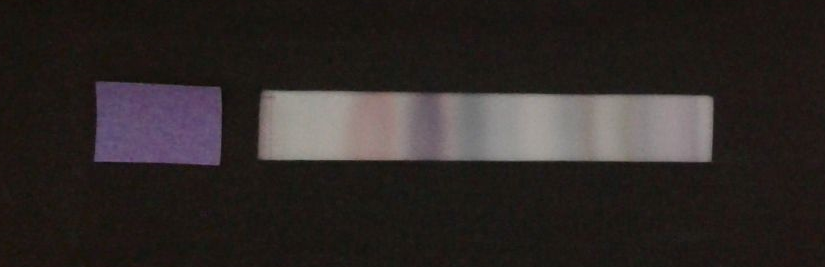
#> input picture sample.png, 825 x 267 px
$ jupyter execute --allow-errors Sample_Extraction.ipynb   (shell and % lines are left out)   (Python 2 division)   (older library calls are emulated)
#> lines starting #> are read from the running program, lines starting #| are printed output that depends on the picture; after the words box and inside, x2 and y2 are one past the last pixel; in counts of white or black regions, pixels touching at a corner belong together
[cell 1]

# This script contains the process of extracting an embedded chemical sample from an Image.
# Chemometric analysis is then performed once the image is successfully extracted.

import cv2
import numpy as np
import pandas as pd
from matplotlib import pyplot as plt

[cell 2]
img        = cv2.imread('sample.png')
#> img is the input picture: shape (267, 825, 3); mean B, G, R 39.1, 40.9, 46.7
orig       = cv2.cvtColor(img, cv2.COLOR_BGR2RGB)
display    = orig.copy()

# Convert to HSV color space
hsv        = cv2.cvtColor(img, cv2.COLOR_BGR2HSV)
#> hsv: shape (267, 825, 3); mean H, S, V 30, 69.3, 47.4
# Get the V channel on the HSV image
value      = cv2.blur(hsv[0:,0:,2],(5,5))
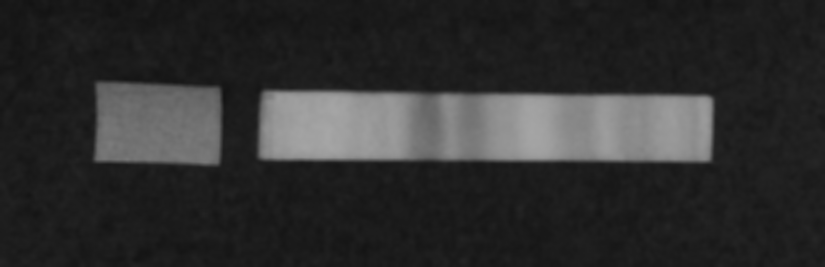
#> value: shape (267, 825); min 19, max 166, mean 47.4
# Threshold the image
ret,thresh = cv2.threshold(value,90,255,0)
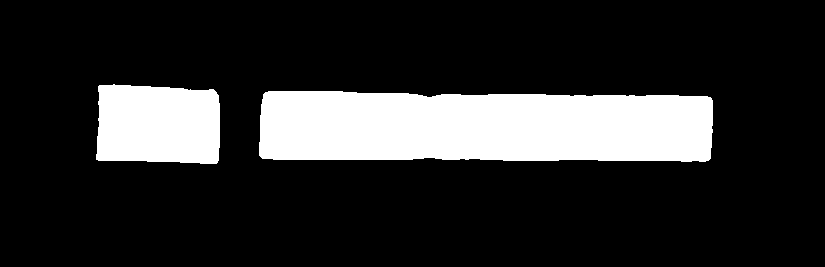
#> thresh: shape (267, 825); 17.7% white; 2 white regions, box (x1, y1, x2, y2) and area: (259, 91, 713, 162) 29955, (96, 84, 220, 164) 9093
# Erode to remove artifacts
erode      =  cv2.erode(thresh,(50,100),iterations = 1)
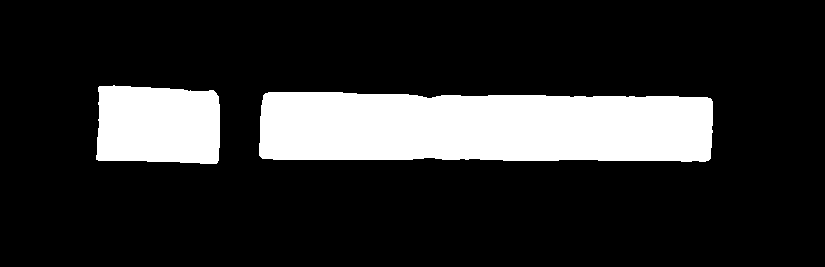
#> erode: shape (267, 825); 17.5% white; 2 white regions

[cell 3]
plt.figure(figsize=(9, 9))
plt.imshow(orig)

[cell 4]
plt.figure(figsize=(9, 9))
plt.imshow(thresh)

[cell 5]
# Contour sorting functions from left to right.
# We want to get the rightmost contour for this image samples
def leftToRight(a, b):

    # Sort the contours from left to right
    momA = cv2.moments(a)
    (xa,ya) = int(momA['m10']/momA['m00']), int(momA['m01']/momA['m00'])

    momB = cv2.moments(b)
    (xb,yb) = int(momB['m10']/momB['m00']), int(momB['m01']/momB['m00'])

    if xa>xb:
        return 1

    if xa == xb:
        return 0
    else:
        return -1

image, contours, hierarchy = cv2.findContours(erode,cv2.RETR_TREE,cv2.CHAIN_APPROX_SIMPLE)
#> contours = 2 contours; box (x1, y1, x2, y2) and area: (259, 92, 713, 162) 28990, (96, 85, 220, 164) 8775
#> (the rest of this cell did not finish here and is left out)

[cell 6]
reference = contours[0]
#> reference = contour of 104 points, box (x1, y1, x2, y2) (259, 92, 713, 162), area 28990
sample    = contours[1]
#> sample = contour of 58 points, box (x1, y1, x2, y2) (96, 85, 220, 164), area 8775

img2 = cv2.drawContours(orig,reference,-1,(255,0,0),3)
img2 = cv2.drawContours(orig,sample,-1,(0,255,0),3)
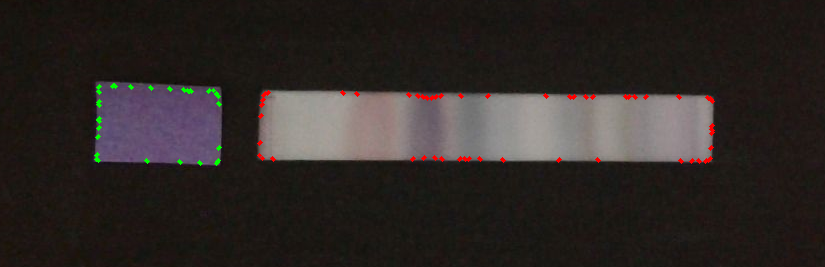
#> img2: shape (267, 825, 3); mean R, G, B 47.1, 40.9, 38.5

plt.figure(figsize=(12, 12))
plt.imshow(img2)

[cell 7]
# Extract the Region of Interest using the contour information
def getRoi(image, contour_points):
    #size = 0.85
    size = 0.85
    x,y,w,h = cv2.boundingRect(contour_points)
#> x = 96; y = 85; w = 124; h = 79
    h_new = int(h*size)
#> h_new = 67
    w_new = int(w*1.0)
#> w_new = 124
    extension = int(w*0.15)
#> extension = 18
    print extension
#| 18
    return image[y:y+h_new, x:x+w_new]
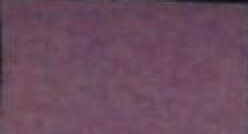
#> returned value: shape (67, 124, 3) (shown 2 times larger); mean of channels 0, 1, 2 94.1, 75, 107.5; drawn as B, G, R

[cell 8]
sample_roi    = getRoi(display,sample)
reference_roi = getRoi(display,reference)
#> in getRoi (call 2), `x,y,w,h = cv2.boundingRect(contour_points)`: x = 259; y = 92; w = 454; h = 70
#> in getRoi (call 2), `h_new = int(h*size)`: h_new = 59
#> in getRoi (call 2), `w_new = int(w*1.0)`: w_new = 454
#> in getRoi (call 2), `extension = int(w*0.15)`: extension = 68
#| 68
#> in getRoi (call 2), `return image[y:y+h_new, x:x+w_new]`:
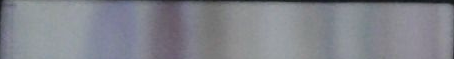
#> returned value: shape (59, 454, 3); mean of channels 0, 1, 2 139.8, 132, 129.9; drawn as B, G, R

[cell 9]
sample_roi.shape
plt.imshow(sample_roi[0:450])

[cell 10]
# We perform lighting correction on the image.
# First step is to convert the image into a Lab color space
#  -- Lab color space is a color-opponent space with dimension
#     L for lightness and a and b for the color-opponent dimensions.

revert = cv2.cvtColor(sample_roi, cv2.COLOR_RGB2BGR)
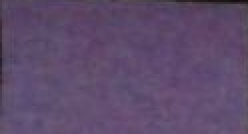
#> revert: shape (67, 124, 3) (shown 2 times larger); mean B, G, R 107.5, 75, 94.1
lab    = cv2.cvtColor(revert, cv2.COLOR_BGR2Lab)
#> lab: shape (67, 124, 3); mean of channels 0, 1, 2 89.3, 142.9, 112.3

[cell 11]
plt.imshow(lab[:,:,0])
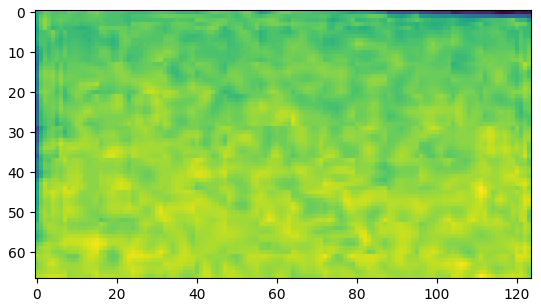
#> figure drawn by matplotlib, 1 panel

[cell 12]
# We apply Contrast Limited Adaptive Histogram Equalization
# on the Lab channel to correct the brightness of the image.
clahe = cv2.createCLAHE(clipLimit=2.0, tileGridSize=(3,3))
cl1 = clahe.apply(lab[:,:,0])
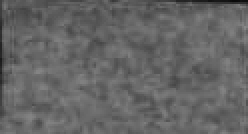
#> cl1: shape (67, 124) (shown 2 times larger); min 10, max 137, mean 100.7

[cell 13]
plt.imshow(cl1)

[cell 14]
lab[:,:,0] = cl1
#> lab: shape (67, 124, 3); mean of channels 0, 1, 2 100.7, 142.9, 112.3

[cell 15]
plt.imshow(lab)

[cell 16]
# The corrected image brightness on the Lab colorspace is then returned
# to the BGR color space.
back_to_orig = cv2.cvtColor(lab, cv2.COLOR_Lab2BGR)
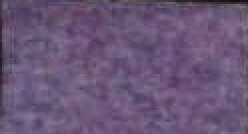
#> back_to_orig: shape (67, 124, 3) (shown 2 times larger); mean B, G, R 118.7, 85.8, 105.3
clean        = cv2.cvtColor(back_to_orig, cv2.COLOR_BGR2RGB)

[cell 17]
plt.imshow(clean)

[cell 18]
cv2.imwrite('extract_sample.png',back_to_orig)
#> Out = True
